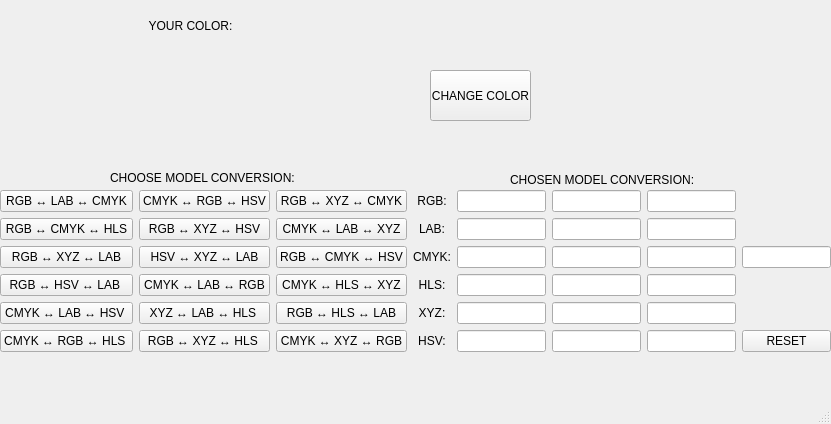
<?xml version="1.0" encoding="UTF-8"?>
<ui version="4.0">
 <class>MainWindow</class>
 <widget class="QMainWindow" name="MainWindow">
  <property name="geometry">
   <rect>
    <x>0</x>
    <y>0</y>
    <width>831</width>
    <height>424</height>
   </rect>
  </property>
  <property name="windowTitle">
   <string>MainWindow</string>
  </property>
  <widget class="QWidget" name="centralwidget">
   <widget class="QPushButton" name="pushButton">
    <property name="geometry">
     <rect>
      <x>430</x>
      <y>70</y>
      <width>101</width>
      <height>51</height>
     </rect>
    </property>
    <property name="text">
     <string>CHANGE COLOR</string>
    </property>
   </widget>
   <widget class="QLabel" name="lableMain">
    <property name="geometry">
     <rect>
      <x>130</x>
      <y>10</y>
      <width>121</width>
      <height>31</height>
     </rect>
    </property>
    <property name="text">
     <string>YOUR COLOR:</string>
    </property>
    <property name="alignment">
     <set>Qt::AlignCenter</set>
    </property>
   </widget>
   <widget class="QWidget" name="formLayoutWidget">
    <property name="geometry">
     <rect>
      <x>0</x>
      <y>190</y>
      <width>831</width>
      <height>202</height>
     </rect>
    </property>
    <layout class="QFormLayout" name="formLayout">
     <item row="0" column="0">
      <layout class="QGridLayout" name="gridLayout_2">
       <item row="1" column="1">
        <widget class="QPushButton" name="pushButton_3">
         <property name="text">
          <string>CMYK ↔ RGB ↔ HSV</string>
         </property>
        </widget>
       </item>
       <item row="1" column="0">
        <widget class="QPushButton" name="pushButton_2">
         <property name="text">
          <string>RGB ↔ LAB ↔ CMYK</string>
         </property>
        </widget>
       </item>
       <item row="2" column="0">
        <widget class="QPushButton" name="pushButton_5">
         <property name="text">
          <string>RGB ↔ CMYK ↔ HLS</string>
         </property>
        </widget>
       </item>
       <item row="2" column="1">
        <widget class="QPushButton" name="pushButton_6">
         <property name="text">
          <string>RGB ↔ XYZ ↔ HSV</string>
         </property>
        </widget>
       </item>
       <item row="5" column="0">
        <widget class="QPushButton" name="pushButton_14">
         <property name="text">
          <string>CMYK ↔ LAB ↔ HSV </string>
         </property>
        </widget>
       </item>
       <item row="4" column="0">
        <widget class="QPushButton" name="pushButton_11">
         <property name="text">
          <string>RGB ↔ HSV ↔ LAB </string>
         </property>
        </widget>
       </item>
       <item row="5" column="1">
        <widget class="QPushButton" name="pushButton_15">
         <property name="text">
          <string>XYZ ↔ LAB ↔ HLS </string>
         </property>
        </widget>
       </item>
       <item row="1" column="2">
        <widget class="QPushButton" name="pushButton_4">
         <property name="text">
          <string>RGB ↔ XYZ ↔ CMYK</string>
         </property>
        </widget>
       </item>
       <item row="4" column="1">
        <widget class="QPushButton" name="pushButton_12">
         <property name="text">
          <string>CMYK ↔ LAB ↔ RGB</string>
         </property>
        </widget>
       </item>
       <item row="4" column="2">
        <widget class="QPushButton" name="pushButton_13">
         <property name="text">
          <string>CMYK ↔ HLS ↔ XYZ</string>
         </property>
        </widget>
       </item>
       <item row="6" column="0">
        <widget class="QPushButton" name="pushButton_17">
         <property name="text">
          <string>CMYK ↔ RGB ↔ HLS </string>
         </property>
        </widget>
       </item>
       <item row="3" column="0">
        <widget class="QPushButton" name="pushButton_8">
         <property name="text">
          <string>RGB ↔ XYZ ↔ LAB</string>
         </property>
        </widget>
       </item>
       <item row="3" column="1">
        <widget class="QPushButton" name="pushButton_9">
         <property name="text">
          <string>HSV ↔ XYZ ↔ LAB</string>
         </property>
        </widget>
       </item>
       <item row="6" column="2">
        <widget class="QPushButton" name="pushButton_19">
         <property name="text">
          <string>CMYK ↔ XYZ ↔ RGB</string>
         </property>
        </widget>
       </item>
       <item row="2" column="2">
        <widget class="QPushButton" name="pushButton_7">
         <property name="text">
          <string>CMYK ↔ LAB ↔ XYZ</string>
         </property>
        </widget>
       </item>
       <item row="6" column="1">
        <widget class="QPushButton" name="pushButton_18">
         <property name="text">
          <string>RGB ↔ XYZ ↔ HLS </string>
         </property>
        </widget>
       </item>
       <item row="5" column="2">
        <widget class="QPushButton" name="pushButton_16">
         <property name="text">
          <string>RGB ↔ HLS ↔ LAB</string>
         </property>
        </widget>
       </item>
       <item row="3" column="2">
        <widget class="QPushButton" name="pushButton_10">
         <property name="text">
          <string>RGB ↔ CMYK ↔ HSV</string>
         </property>
        </widget>
       </item>
      </layout>
     </item>
     <item row="0" column="1">
      <layout class="QGridLayout" name="gridLayout">
       <item row="5" column="0">
        <widget class="QLabel" name="label6">
         <property name="text">
          <string>HSV:</string>
         </property>
         <property name="alignment">
          <set>Qt::AlignCenter</set>
         </property>
        </widget>
       </item>
       <item row="3" column="1">
        <widget class="QLineEdit" name="lineE11">
         <property name="text">
          <string/>
         </property>
        </widget>
       </item>
       <item row="2" column="4">
        <widget class="QLineEdit" name="lineE10">
         <property name="text">
          <string/>
         </property>
        </widget>
       </item>
       <item row="5" column="4">
        <widget class="QPushButton" name="pushButton1">
         <property name="text">
          <string>RESET</string>
         </property>
        </widget>
       </item>
       <item row="0" column="3">
        <widget class="QLineEdit" name="line3">
         <property name="text">
          <string/>
         </property>
        </widget>
       </item>
       <item row="2" column="2">
        <widget class="QLineEdit" name="line8">
         <property name="text">
          <string/>
         </property>
        </widget>
       </item>
       <item row="2" column="1">
        <widget class="QLineEdit" name="line7">
         <property name="text">
          <string/>
         </property>
        </widget>
       </item>
       <item row="0" column="1">
        <widget class="QLineEdit" name="line1">
         <property name="text">
          <string/>
         </property>
        </widget>
       </item>
       <item row="4" column="3">
        <widget class="QLineEdit" name="lineE16">
         <property name="text">
          <string/>
         </property>
        </widget>
       </item>
       <item row="3" column="3">
        <widget class="QLineEdit" name="lineE13">
         <property name="text">
          <string/>
         </property>
        </widget>
       </item>
       <item row="3" column="2">
        <widget class="QLineEdit" name="lineE12">
         <property name="text">
          <string/>
         </property>
        </widget>
       </item>
       <item row="1" column="1">
        <widget class="QLineEdit" name="line4">
         <property name="text">
          <string/>
         </property>
        </widget>
       </item>
       <item row="5" column="1">
        <widget class="QLineEdit" name="lineE17">
         <property name="text">
          <string/>
         </property>
        </widget>
       </item>
       <item row="4" column="1">
        <widget class="QLineEdit" name="lineE14">
         <property name="text">
          <string/>
         </property>
        </widget>
       </item>
       <item row="4" column="2">
        <widget class="QLineEdit" name="lineE15">
         <property name="text">
          <string/>
         </property>
        </widget>
       </item>
       <item row="3" column="0">
        <widget class="QLabel" name="label4">
         <property name="text">
          <string>HLS:</string>
         </property>
         <property name="alignment">
          <set>Qt::AlignCenter</set>
         </property>
        </widget>
       </item>
       <item row="5" column="2">
        <widget class="QLineEdit" name="lineE18">
         <property name="text">
          <string/>
         </property>
        </widget>
       </item>
       <item row="5" column="3">
        <widget class="QLineEdit" name="lineE19">
         <property name="text">
          <string/>
         </property>
        </widget>
       </item>
       <item row="1" column="2">
        <widget class="QLineEdit" name="line5">
         <property name="text">
          <string/>
         </property>
        </widget>
       </item>
       <item row="0" column="0">
        <widget class="QLabel" name="label1">
         <property name="text">
          <string>RGB:</string>
         </property>
         <property name="alignment">
          <set>Qt::AlignCenter</set>
         </property>
        </widget>
       </item>
       <item row="2" column="0">
        <widget class="QLabel" name="label3">
         <property name="text">
          <string>CMYK:</string>
         </property>
         <property name="alignment">
          <set>Qt::AlignCenter</set>
         </property>
        </widget>
       </item>
       <item row="4" column="0">
        <widget class="QLabel" name="label5">
         <property name="text">
          <string>XYZ:</string>
         </property>
         <property name="alignment">
          <set>Qt::AlignCenter</set>
         </property>
        </widget>
       </item>
       <item row="2" column="3">
        <widget class="QLineEdit" name="line9">
         <property name="text">
          <string/>
         </property>
        </widget>
       </item>
       <item row="0" column="2">
        <widget class="QLineEdit" name="line2">
         <property name="text">
          <string/>
         </property>
        </widget>
       </item>
       <item row="1" column="0">
        <widget class="QLabel" name="label2">
         <property name="text">
          <string>LAB:</string>
         </property>
         <property name="alignment">
          <set>Qt::AlignCenter</set>
         </property>
        </widget>
       </item>
       <item row="1" column="3">
        <widget class="QLineEdit" name="line6">
         <property name="text">
          <string/>
         </property>
        </widget>
       </item>
      </layout>
     </item>
    </layout>
   </widget>
   <widget class="QLabel" name="label">
    <property name="geometry">
     <rect>
      <x>110</x>
      <y>170</y>
      <width>191</width>
      <height>16</height>
     </rect>
    </property>
    <property name="text">
     <string>CHOOSE MODEL CONVERSION:</string>
    </property>
   </widget>
   <widget class="QLabel" name="label_2">
    <property name="geometry">
     <rect>
      <x>510</x>
      <y>170</y>
      <width>261</width>
      <height>20</height>
     </rect>
    </property>
    <property name="text">
     <string>CHOSEN MODEL CONVERSION:</string>
    </property>
   </widget>
  </widget>
  <widget class="QStatusBar" name="statusbar"/>
 </widget>
 <resources/>
 <connections/>
</ui>
